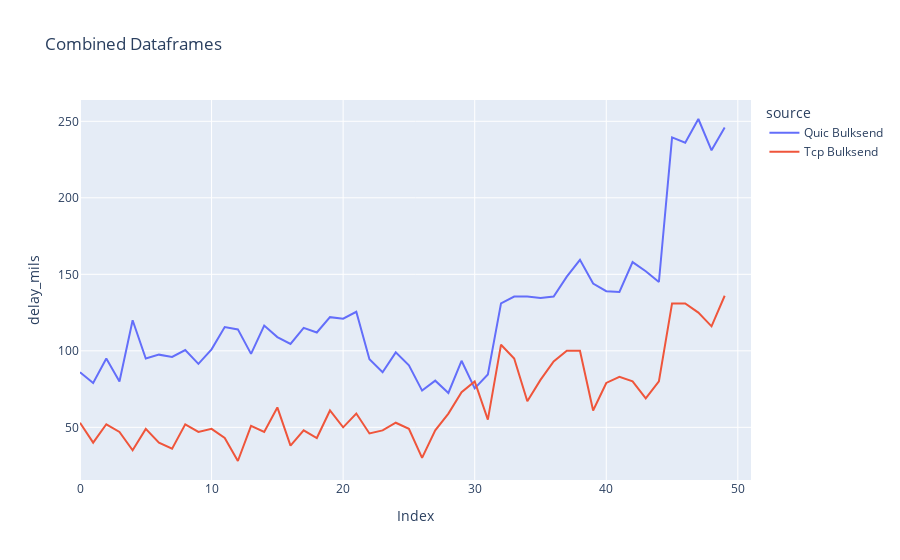

Notebook source saved alongside this figure:
### Markdown cell above
## Delay

### Code cell
udpClientCsv = f'../data/baseline_jan19/baseline-udp/2024-01-19_10:14:23/udp-flow0-client.csv'
udpClientDf_1 = pd.read_csv(udpClientCsv)
udpClientDf_1['delay_mils'] = pd.to_numeric(udpClientDf_1['delay_mils'], errors='coerce')

tcpClientCsv = f'../data/baseline_jan19/baseline-tcp-bulksend/2024-01-19_09:48:02/tcp-flow0-client.csv'
tcpClientDf_1 = pd.read_csv(tcpClientCsv)
tcpClientDf_1['delay_mils'] = pd.to_numeric(tcpClientDf_1['delay_mils'], errors='coerce')
tcpClientDf_1['delay_mils'] = tcpClientDf_1['delay_mils'][0:50]

quicClientCsv = f'../data/baseline_jan19/baseline-quic-bulksend/2024-01-19_09:48:24/quic-flow0-client.csv'
quicClientDf_1 = pd.read_csv(quicClientCsv)
quicClientCsv = f'../data/baseline_jan19/baseline-quic-bulksend/2024-01-19_12:57:02/quic-flow0-client.csv'
quicClientDf_2 = pd.read_csv(quicClientCsv)
quicClientDf_1['delay_mils'] = quicClientDf_1['delay_mils'][0:50]
quicClientDf_2['delay_mils'] = quicClientDf_2['delay_mils'][0:50]

quicAvgDf = (quicClientDf_1['delay_mils'] + quicClientDf_2['delay_mils'])/2
quicAvgDf = pd.DataFrame((quicAvgDf))

udpClientDf_1['source'] = 'UDP'
quicAvgDf['source'] = 'Quic Bulksend'
tcpClientDf_1['source'] = 'Tcp Bulksend'

# Concatenate the dataframes
# comThroughput = pd.concat([udpClientDf_1, quicAvgDf, tcpClientDf_1])
comDel = pd.concat([quicAvgDf, tcpClientDf_1])

comDel['delay_mils'] = pd.to_numeric(comDel['delay_mils'], errors='coerce')

# Plotting the combined data
figDel = px.line(comDel, x=comDel.index, y='delay_mils', color='source',
                labels={'index': 'Index', 'delay_mils': 'delay_mils'}, title='Combined Dataframes')

# Show the legend
figDel.update_layout(showlegend=True)

figDel.show()

### Figure 1 — Plotly figure (JSON) as saved in the notebook; plotly's stock layout.template omitted (floating-point values rounded to 4 significant figures)
{"data": [{"hovertemplate": "source=Quic Bulksend<br>Index=%{x}<br>delay_mils=%{y}<extra></extra>", "legendgroup": "Quic Bulksend", "line": {"color": "#636efa", "dash": "solid"}, "marker": {"symbol": "circle"}, "mode": "lines", "name": "Quic Bulksend", "orientation": "v", "showlegend": true, "x": [0, 1, 2, 3, 4, 5, 6, 7, 8, 9, 10, 11, 12, 13, 14, 15, 16, 17, 18, 19, 20, 21, 22, 23, 24, 25, 26, 27, 28, 29, 30, 31, 32, 33, 34, 35, 36, 37, 38, 39, 40, 41, 42, 43, 44, 45, 46, 47, 48, 49, 50, 51], "xaxis": "x", "y": [86.0, 79.0, 95.0, 80.0, 120.0, 95.0, 97.5, 96.0, 100.5, 91.5, 101.0, 115.5, 114.0, 98.0, 116.5, 109.0, 104.5, 115.0, 112.0, 122.0, 121.0, 125.5, 94.5, 86.0, 99.0, 90.5, 74.0, 80.5, 72.5, 93.5, 75.5, 84.5, 131.0, 135.5, 135.5, 134.5, 135.5, 148.5, 159.5, 144.0, 139.0, 138.5, 158.0, 152.0, 145.0, 239.5, 236.0, 251.5, 231.0, 246.0, null, null], "yaxis": "y", "type": "scatter"}, {"hovertemplate": "source=Tcp Bulksend<br>Index=%{x}<br>delay_mils=%{y}<extra></extra>", "legendgroup": "Tcp Bulksend", "line": {"color": "#EF553B", "dash": "solid"}, "marker": {"symbol": "circle"}, "mode": "lines", "name": "Tcp Bulksend", "orientation": "v", "showlegend": true, "x": [0, 1, 2, 3, 4, 5, 6, 7, 8, 9, 10, 11, 12, 13, 14, 15, 16, 17, 18, 19, 20, 21, 22, 23, 24, 25, 26, 27, 28, 29, 30, 31, 32, 33, 34, 35, 36, 37, 38, 39, 40, 41, 42, 43, 44, 45, 46, 47, 48, 49, 50, 51], "xaxis": "x", "y": [53.0, 40.0, 52.0, 47.0, 35.0, 49.0, 40.0, 36.0, 52.0, 47.0, 49.0, 43.0, 28.0, 51.0, 47.0, 63.0, 38.0, 48.0, 43.0, 61.0, 50.0, 59.0, 46.0, 48.0, 53.0, 49.0, 30.0, 48.0, 59.0, 73.0, 80.0, 55.0, 104.0, 95.0, 67.0, 81.0, 93.0, 100.0, 100.0, 61.0, 79.0, 83.0, 80.0, 69.0, 80.0, 131.0, 131.0, 125.0, 116.0, 136.0, null, null], "yaxis": "y", "type": "scatter"}], "layout": {"xaxis": {"anchor": "y", "domain": [0.0, 1.0], "title": {"text": "Index"}}, "yaxis": {"anchor": "x", "domain": [0.0, 1.0], "title": {"text": "delay_mils"}}, "legend": {"title": {"text": "source"}, "tracegroupgap": 0}, "title": {"text": "Combined Dataframes"}, "showlegend": true}}
